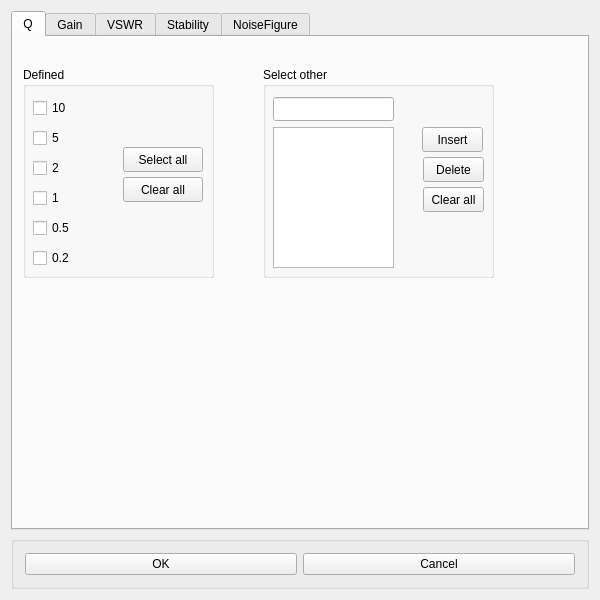
<?xml version="1.0" encoding="UTF-8"?>
<ui version="4.0">
 <class>CirclesWidget</class>
 <widget class="QWidget" name="CirclesWidget">
  <property name="geometry">
   <rect>
    <x>0</x>
    <y>0</y>
    <width>600</width>
    <height>600</height>
   </rect>
  </property>
  <property name="sizePolicy">
   <sizepolicy hsizetype="Fixed" vsizetype="Fixed">
    <horstretch>0</horstretch>
    <verstretch>0</verstretch>
   </sizepolicy>
  </property>
  <property name="windowTitle">
   <string>Circles</string>
  </property>
  <layout class="QVBoxLayout" name="verticalLayout">
   <item>
    <widget class="QTabWidget" name="tabWidget">
     <property name="currentIndex">
      <number>0</number>
     </property>
     <widget class="QWidget" name="QTab">
      <attribute name="title">
       <string>Q</string>
      </attribute>
      <widget class="QGroupBox" name="groupBox_4">
       <property name="geometry">
        <rect>
         <x>250</x>
         <y>30</y>
         <width>231</width>
         <height>211</height>
        </rect>
       </property>
       <property name="title">
        <string>Select other</string>
       </property>
       <widget class="QPushButton" name="InsertButtonQ">
        <property name="geometry">
         <rect>
          <x>159</x>
          <y>60</y>
          <width>61</width>
          <height>25</height>
         </rect>
        </property>
        <property name="text">
         <string>Insert</string>
        </property>
       </widget>
       <widget class="QPushButton" name="DeleteButtonQ">
        <property name="geometry">
         <rect>
          <x>160</x>
          <y>90</y>
          <width>61</width>
          <height>25</height>
         </rect>
        </property>
        <property name="text">
         <string>Delete</string>
        </property>
       </widget>
       <widget class="QPushButton" name="ClearAllOtherButtonQ">
        <property name="geometry">
         <rect>
          <x>160</x>
          <y>120</y>
          <width>61</width>
          <height>25</height>
         </rect>
        </property>
        <property name="text">
         <string>Clear all</string>
        </property>
       </widget>
       <widget class="QListWidget" name="listWidgetQ">
        <property name="geometry">
         <rect>
          <x>10</x>
          <y>60</y>
          <width>121</width>
          <height>141</height>
         </rect>
        </property>
       </widget>
       <widget class="QLineEdit" name="FieldQ">
        <property name="geometry">
         <rect>
          <x>10</x>
          <y>30</y>
          <width>121</width>
          <height>24</height>
         </rect>
        </property>
       </widget>
      </widget>
      <widget class="QGroupBox" name="groupBox_5">
       <property name="geometry">
        <rect>
         <x>10</x>
         <y>30</y>
         <width>191</width>
         <height>211</height>
        </rect>
       </property>
       <property name="title">
        <string>Defined</string>
       </property>
       <widget class="QCheckBox" name="checkBox10Q">
        <property name="geometry">
         <rect>
          <x>10</x>
          <y>30</y>
          <width>83</width>
          <height>22</height>
         </rect>
        </property>
        <property name="text">
         <string>10</string>
        </property>
       </widget>
       <widget class="QCheckBox" name="checkBox5Q">
        <property name="geometry">
         <rect>
          <x>10</x>
          <y>60</y>
          <width>83</width>
          <height>22</height>
         </rect>
        </property>
        <property name="text">
         <string>5</string>
        </property>
       </widget>
       <widget class="QCheckBox" name="checkBox2Q">
        <property name="geometry">
         <rect>
          <x>10</x>
          <y>90</y>
          <width>83</width>
          <height>22</height>
         </rect>
        </property>
        <property name="text">
         <string>2</string>
        </property>
       </widget>
       <widget class="QCheckBox" name="checkBox1Q">
        <property name="geometry">
         <rect>
          <x>10</x>
          <y>120</y>
          <width>83</width>
          <height>22</height>
         </rect>
        </property>
        <property name="text">
         <string>1</string>
        </property>
       </widget>
       <widget class="QCheckBox" name="checkBox0point5Q">
        <property name="geometry">
         <rect>
          <x>10</x>
          <y>150</y>
          <width>83</width>
          <height>22</height>
         </rect>
        </property>
        <property name="text">
         <string>0.5</string>
        </property>
       </widget>
       <widget class="QCheckBox" name="checkBox0point2Q">
        <property name="geometry">
         <rect>
          <x>10</x>
          <y>180</y>
          <width>83</width>
          <height>22</height>
         </rect>
        </property>
        <property name="text">
         <string>0.2</string>
        </property>
       </widget>
       <widget class="QPushButton" name="SelectAllButtonQ">
        <property name="geometry">
         <rect>
          <x>100</x>
          <y>80</y>
          <width>80</width>
          <height>25</height>
         </rect>
        </property>
        <property name="text">
         <string>Select all</string>
        </property>
       </widget>
       <widget class="QPushButton" name="ClearAllDefinedButtonQ">
        <property name="geometry">
         <rect>
          <x>100</x>
          <y>110</y>
          <width>80</width>
          <height>25</height>
         </rect>
        </property>
        <property name="text">
         <string>Clear all</string>
        </property>
       </widget>
      </widget>
     </widget>
     <widget class="QWidget" name="GainTab">
      <attribute name="title">
       <string>Gain</string>
      </attribute>
     </widget>
     <widget class="QWidget" name="VSWRTab">
      <attribute name="title">
       <string>VSWR</string>
      </attribute>
      <widget class="QGroupBox" name="groupBox_2">
       <property name="geometry">
        <rect>
         <x>10</x>
         <y>30</y>
         <width>191</width>
         <height>211</height>
        </rect>
       </property>
       <property name="title">
        <string>Defined</string>
       </property>
       <widget class="QCheckBox" name="checkBox10VSWR">
        <property name="geometry">
         <rect>
          <x>10</x>
          <y>30</y>
          <width>83</width>
          <height>22</height>
         </rect>
        </property>
        <property name="text">
         <string>10</string>
        </property>
       </widget>
       <widget class="QCheckBox" name="checkBox5VSWR">
        <property name="geometry">
         <rect>
          <x>10</x>
          <y>60</y>
          <width>83</width>
          <height>22</height>
         </rect>
        </property>
        <property name="text">
         <string>5</string>
        </property>
       </widget>
       <widget class="QCheckBox" name="checkBox3VSWR">
        <property name="geometry">
         <rect>
          <x>10</x>
          <y>90</y>
          <width>83</width>
          <height>22</height>
         </rect>
        </property>
        <property name="text">
         <string>3</string>
        </property>
       </widget>
       <widget class="QCheckBox" name="checkBox2VSWR">
        <property name="geometry">
         <rect>
          <x>10</x>
          <y>120</y>
          <width>83</width>
          <height>22</height>
         </rect>
        </property>
        <property name="text">
         <string>2</string>
        </property>
       </widget>
       <widget class="QCheckBox" name="checkBox1point5VSWR">
        <property name="geometry">
         <rect>
          <x>10</x>
          <y>150</y>
          <width>83</width>
          <height>22</height>
         </rect>
        </property>
        <property name="text">
         <string>1.5</string>
        </property>
       </widget>
       <widget class="QCheckBox" name="checkBox1point2VSWR">
        <property name="geometry">
         <rect>
          <x>10</x>
          <y>180</y>
          <width>83</width>
          <height>22</height>
         </rect>
        </property>
        <property name="text">
         <string>1.2</string>
        </property>
       </widget>
       <widget class="QPushButton" name="SelectAllButtonVSWR">
        <property name="geometry">
         <rect>
          <x>100</x>
          <y>80</y>
          <width>80</width>
          <height>25</height>
         </rect>
        </property>
        <property name="text">
         <string>Select all</string>
        </property>
       </widget>
       <widget class="QPushButton" name="ClearAllDefinedButtonVSWR">
        <property name="geometry">
         <rect>
          <x>100</x>
          <y>110</y>
          <width>80</width>
          <height>25</height>
         </rect>
        </property>
        <property name="text">
         <string>Clear all</string>
        </property>
       </widget>
      </widget>
      <widget class="QGroupBox" name="groupBox_3">
       <property name="geometry">
        <rect>
         <x>250</x>
         <y>30</y>
         <width>231</width>
         <height>211</height>
        </rect>
       </property>
       <property name="title">
        <string>Select other</string>
       </property>
       <widget class="QPushButton" name="InsertButtonVSWR">
        <property name="geometry">
         <rect>
          <x>159</x>
          <y>60</y>
          <width>61</width>
          <height>25</height>
         </rect>
        </property>
        <property name="text">
         <string>Insert</string>
        </property>
       </widget>
       <widget class="QPushButton" name="DeleteButtonVSWR">
        <property name="geometry">
         <rect>
          <x>160</x>
          <y>90</y>
          <width>61</width>
          <height>25</height>
         </rect>
        </property>
        <property name="text">
         <string>Delete</string>
        </property>
       </widget>
       <widget class="QPushButton" name="ClearAllOtherButtonVSWR">
        <property name="geometry">
         <rect>
          <x>160</x>
          <y>120</y>
          <width>61</width>
          <height>25</height>
         </rect>
        </property>
        <property name="text">
         <string>Clear all</string>
        </property>
       </widget>
       <widget class="QListWidget" name="listWidgetVSWR">
        <property name="geometry">
         <rect>
          <x>10</x>
          <y>60</y>
          <width>121</width>
          <height>141</height>
         </rect>
        </property>
       </widget>
       <widget class="QLineEdit" name="FieldVSWR">
        <property name="geometry">
         <rect>
          <x>10</x>
          <y>30</y>
          <width>121</width>
          <height>24</height>
         </rect>
        </property>
       </widget>
      </widget>
     </widget>
     <widget class="QWidget" name="StabilityTab">
      <attribute name="title">
       <string>Stability</string>
      </attribute>
     </widget>
     <widget class="QWidget" name="NoiseTab">
      <attribute name="title">
       <string>NoiseFigure</string>
      </attribute>
     </widget>
    </widget>
   </item>
   <item>
    <widget class="QGroupBox" name="groupBox">
     <property name="title">
      <string/>
     </property>
     <layout class="QHBoxLayout" name="horizontalLayout">
      <item>
       <widget class="QPushButton" name="OkButton">
        <property name="text">
         <string>OK</string>
        </property>
       </widget>
      </item>
      <item>
       <widget class="QPushButton" name="CancelButton">
        <property name="text">
         <string>Cancel</string>
        </property>
       </widget>
      </item>
     </layout>
    </widget>
   </item>
  </layout>
 </widget>
 <layoutdefault spacing="6" margin="11"/>
 <resources/>
 <connections/>
</ui>
